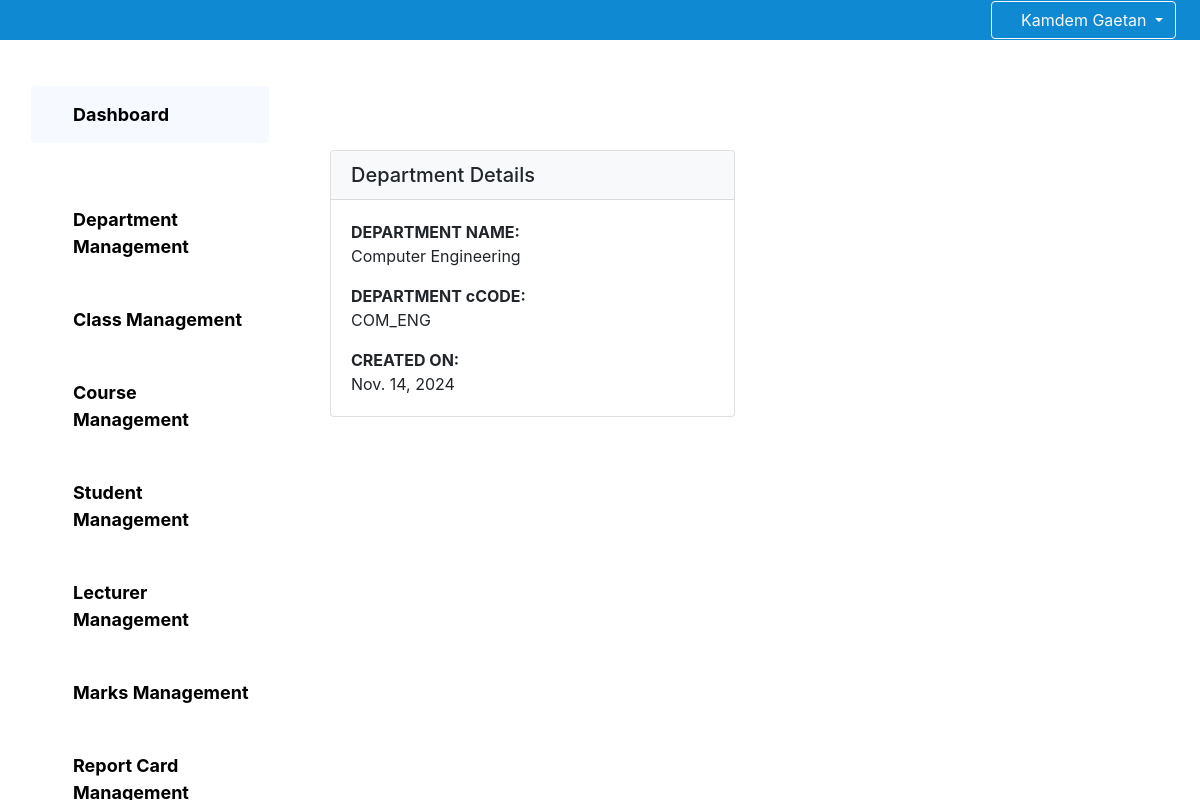
The app's page /administration/departments/1/ (signed in) with its own data.
### core/models.py (models this page shows, shortened)
class Department(models.Model):
    creator=models.ForeignKey(Administrator,on_delete=models.DO_NOTHING)
    departmentcode=models.CharField(max_length=20)
    departmentname=models.CharField(max_length=255)
    creationdate=models.DateField(default=timezone.now)

### core/Administration/views.py (the view)
# urls.py: path('departments/<id>/',views_administration.viewdepartment, name='viewdepartment'),
@login_required
def viewdepartment(request,id):
    department=Department.objects.get(id=id)
    return render(request,'administration/viewdepartment.html',{'department':department})

### template/Administration/viewdepartment.html
{% extends "administration/base.html" %} {% block dash %}
<div class="container" style="margin-top: 80px;margin-bottom: 80px;">
  <div class="row">
    <div class="col-md-6">
      <div class="card">
        <div class="card-header bg-light">
          <h5 class="mb-0">Department Details</h5>
        </div>
        <div class="card-body">
         <strong>DEPARTMENT NAME:</strong> <p class="card-text">{{ department.departmentname}}</p>
         <strong>DEPARTMENT cCODE:</strong> <p class="card-text">{{ department.departmentcode}}</p>
         <strong>CREATED ON:</strong> <p class="card-text">{{ department.creationdate }}</p>
          </div>
        </div>
      </div>
    </div>
  </div>
</div>
{% endblock dash %}

### template/base.html (shortened to what this page needs)
{% load static %}
<!DOCTYPE html>
<html lang="en">
<head>
    <link rel="stylesheet" href='{% static "fontawesome/css/all.min.css" %}'>
    {% load bootstrap4 %}
    {% bootstrap_css %}
</head>
<body>
    <nav class="navbar navbar-expand-lg navbar-light bg-primary navbar-fixed">
        <form class="form-inline ml-auto">
            {% if request.user.is_authenticated %}
                <div class="dropdown">
                    <button class="btn btn-outline-light dropdown-toggle" type="button" id="userDropdown" data-toggle="dropdown" aria-haspopup="true" aria-expanded="false">
                        <i class="fas fa-user"></i> {{ request.user.get_full_name|title }}
                    </button>
                </div>
            {% endif %}
        </form>
    </nav>
    <div class="content-wrapper">
        {% block content %}{% endblock content %}
    <link rel="stylesheet" href="https://unpkg.com/bootoast@1.0.1/dist/bootoast.min.css">
</body>
</html>

### template/base.html (style rules this page uses)
.navbar-fixed { position: fixed; top: 0; width: 100%; z-index: 1000; background-color: rgb(16, 137, 211) !important; padding:0px 2vw 0vw 5vw!important;I }
.content-wrapper { padding-top: 70px; }

### records on screen
Department: departmentname "Computer Engineering", departmentcode "COM_ENG", creationdate "Nov. 14, 2024"

### other values on screen
{{ request.user.get_full_name|title }} "Kamdem Gaetan"
